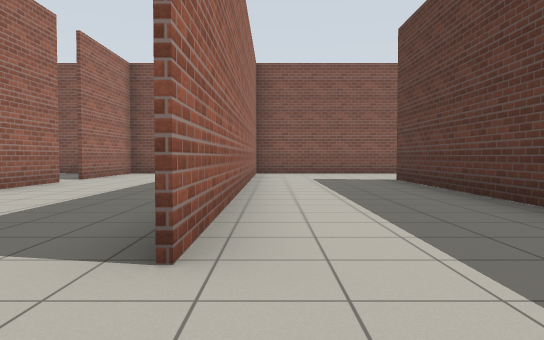
View 1 (above)

16 first-person views from a walk through a Gazebo world. The camera is 0.94 m above the floor, tilts 2° down and sees 70° across. The floor is counted in squares, 2 m on a side. Each view is taken from the middle of a square. On the plan, view 1 faces up. The plan holds only what a view shows up to about 9 squares ahead; the rest is blank.

View 2
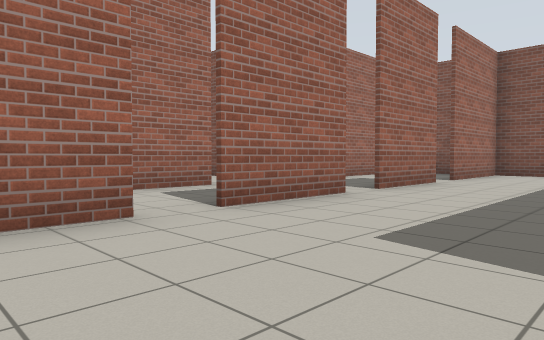

View 3
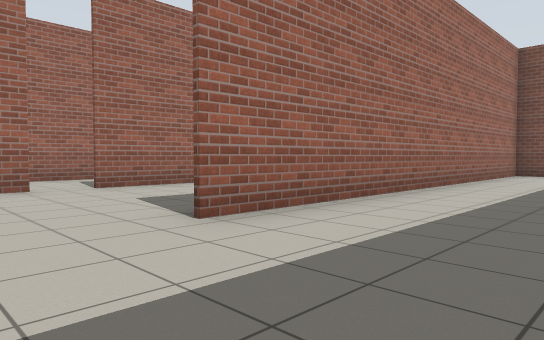

View 4
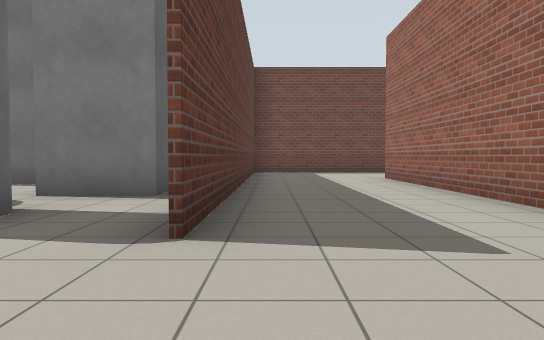

View 5
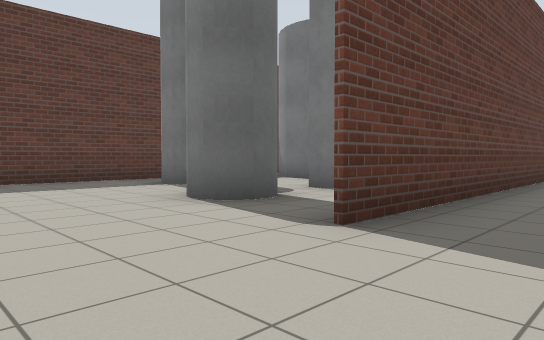

View 6
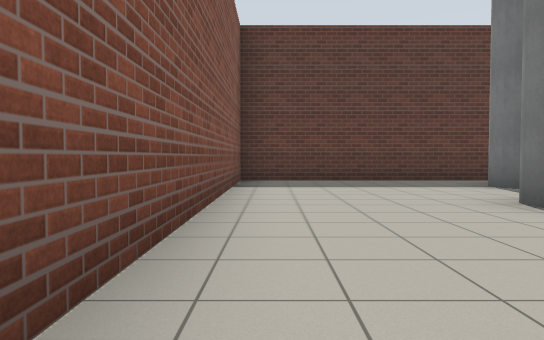

View 7
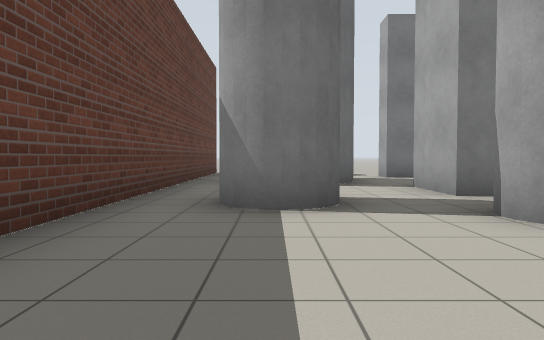

View 8
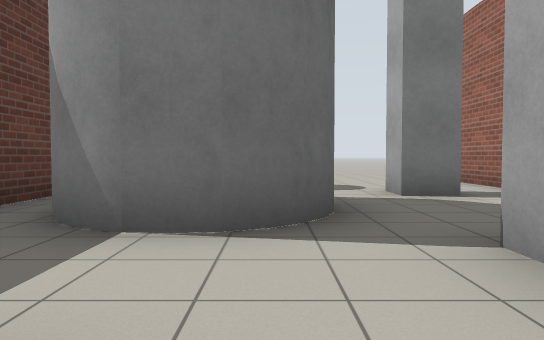

View 9
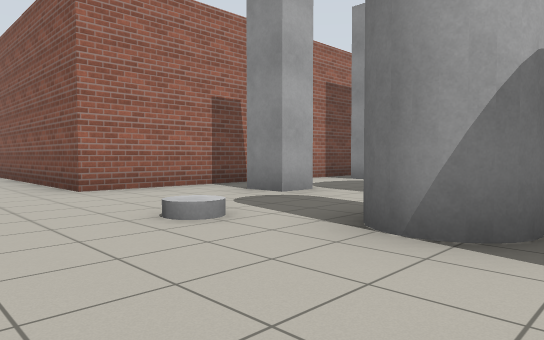

View 10
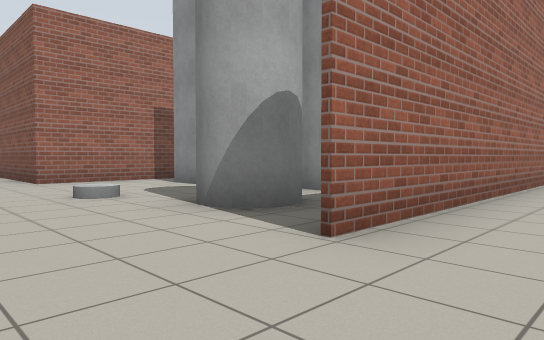

View 11
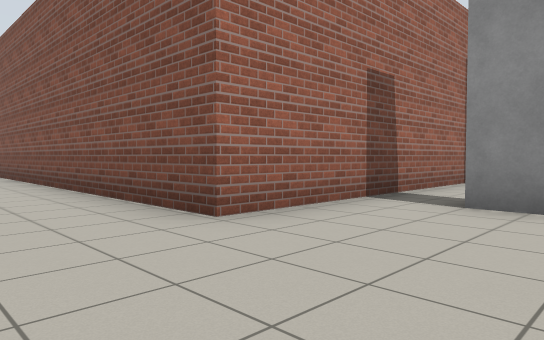

View 12
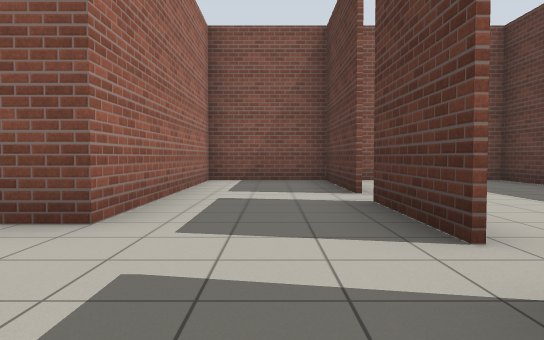

View 13
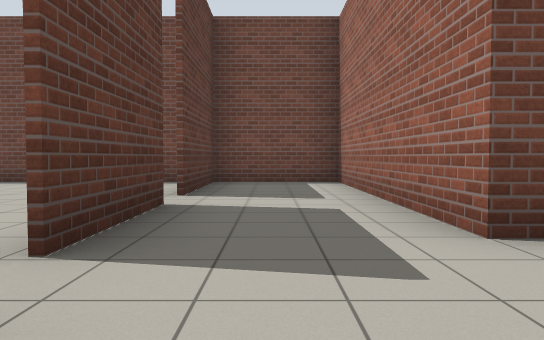

View 14
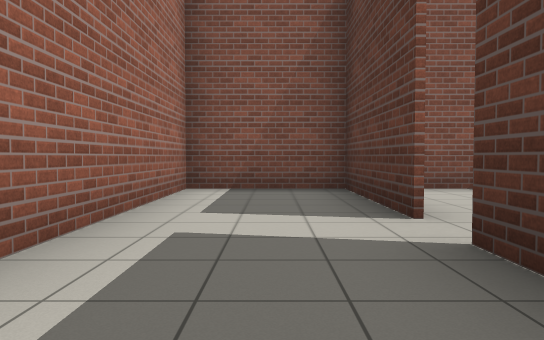

View 15
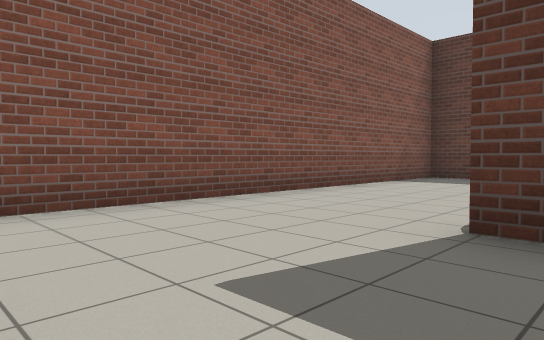

View 16
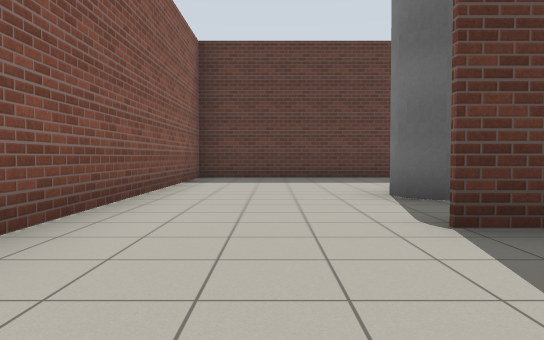

### Floor plan
Ten units are one square. View 1 is at (0, 0); x grows to the right and y downward. Boxes are objects, and circles mark ways between rooms. Rooms are numbered by the first view taken in them; rooms with no view inside come last. Other rooms are left out.
<svg viewBox="-67 -175 162 205">
<path fill="none" stroke="#000" d="M26 -35 26 12M25 -54 25 -79M25 -12 25 -36M86 -9 86 -106 -10 -106M-6 11 0 11M-4 -104 -4 -16M-39 -42 -39 -21M-39 -71 -39 -50M-39 -14 -39 -5M-5 -94 -5 -106M-39 -100 -39 -79M-10 -106 -40 -106M87 -46 87 12M-39 -79 -39 -106M-39 -50 -39 -71M-62 -38 -62 -26M-40 -106 -62 -106 -62 -57M-39 -21 -39 -42M-62 -26 -62 11 -30 11M-39 11 -39 -14"/>
<rect x="25" y="-55" width="20" height="20" fill="#bbb"><title>grey box</title></rect>
<rect x="35" y="-15" width="10" height="10" fill="#bbb"><title>grey post</title></rect>
<rect x="35" y="-75" width="20" height="10" fill="#bbb"><title>grey cylinder</title></rect>
<rect x="45" y="5" width="10" height="10" fill="#bbb"><title>grey cylinder</title></rect>
<rect x="55" y="-35" width="20" height="20" fill="#bbb"><title>grey cylinder</title></rect>
<rect x="65" y="-5" width="10" height="10" fill="#bbb"><title>grey cylinder</title></rect>
<rect x="65" y="-65" width="10" height="10" fill="#bbb"><title>grey cylinder</title></rect>
<circle cx="-10" cy="-5" r="3" fill="#2a7"/>
<circle cx="90" cy="25" r="3" fill="#2a7"/>
<circle cx="-40" cy="-45" r="3" fill="#2a7"/>
<circle cx="-40" cy="-75" r="3" fill="#2a7"/>
<circle cx="-40" cy="-20" r="3" fill="#2a7"/>
<circle cx="-50" cy="-35" r="3" fill="#2a7"/>
<text x="40" y="-40">1</text>
<text x="-20" y="-50">2</text>
<text x="-20" y="-170">3</text>
<text x="-50" y="-70">4</text>
<text x="-50" y="-10">5</text>
</svg>
Room 1 opens to room 2. Room 1 opens to room 3. Room 2 opens to room 4. Room 2 opens to room 5. Room 4 opens to room 5.

Where each view was taken, in squares from view 1:
view 1: 0 up, 0 right, facing up
view 2: 0 up, 1 left, facing up-left
view 3: 0 up, 2 right, facing up-left
view 4: 10 up, 2 right, facing down
view 5: 10 up, 1 right, facing down-right
view 6: 10 up, 1 right, facing right
view 7: 10 up, 7 right, facing down
view 8: 6 up, 6 right, facing down
view 9: 3 down, 8 right, facing up-left
view 10: 3 down, 10 right, facing up-left
view 11: 3 down, 5 right, facing up-left
view 12: 3 up, 5 left, facing up
view 13: 6 up, 5 left, facing down
view 14: 5 up, 5 left, facing up
view 15: 7 up, 0 right, facing up-right
view 16: 9 up, 0 right, facing right
